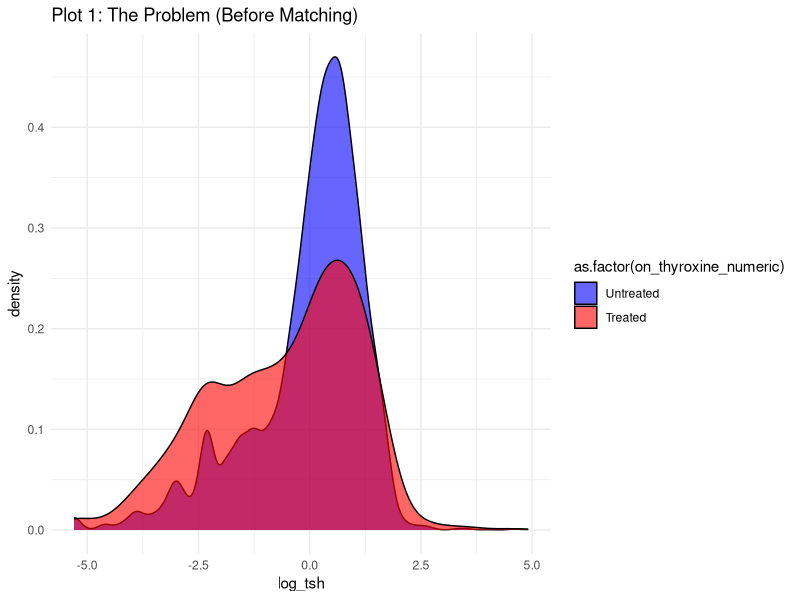
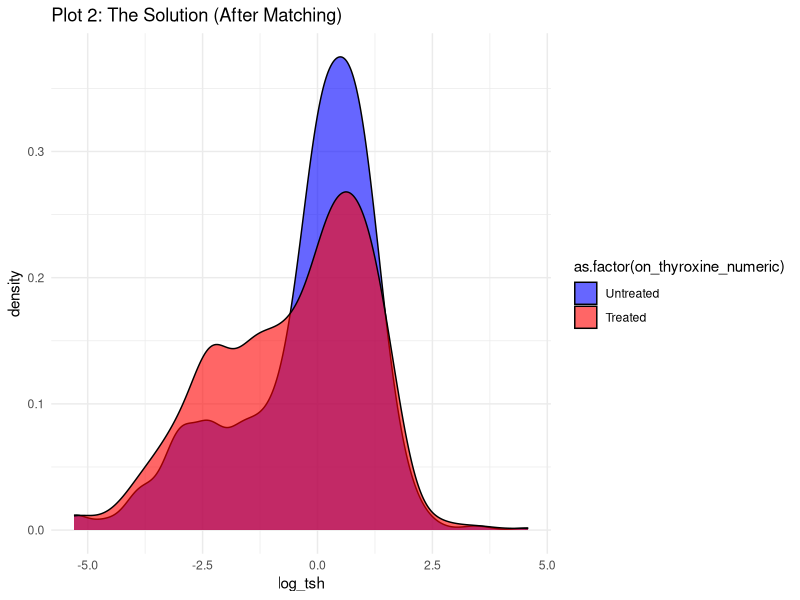

Write the R code that produced these figures, in order.
# --- 1. LOAD LIBRARIES ---
library(tidyverse)
library(mice)
library(MatchIt)
library(ggplot2)

# --- 2. LOAD AND CLEAN DATA ---
df_raw <- read.csv("Thyroid-Dataset.csv", na.strings = "NA")
df_cleaned <- df_raw %>%
  filter(age > 0 & age <= 100)

# --- 3. PREPARE & IMPUTE (Phase 2) ---
df_for_imputation <- df_cleaned %>%
  filter(class == "negative") %>%
  select(
    T3, on.thyroxine, age, sex, TSH, TT4, 
    sick, pregnant, thyroid.surgery
  ) %>%
  mutate(
    on_thyroxine_numeric = ifelse(on.thyroxine == "True", 1, 0),
    sex_numeric = ifelse(sex == "F", 1, 0),
    sick_numeric = ifelse(sick == "True", 1, 0),
    pregnant_numeric = ifelse(pregnant == "True", 1, 0),
    thyroid.surgery_numeric = ifelse(thyroid.surgery == "True", 1, 0)
  ) %>%
  select(
    T3, on_thyroxine_numeric, age, sex_numeric, TSH, TT4, 
    sick_numeric, pregnant_numeric, thyroid.surgery_numeric
  )

set.seed(123)
imputed_data <- mice(df_for_imputation, m = 1, method = 'pmm', printFlag = FALSE)
df_final <- complete(imputed_data, 1)

# --- 4. RUN CAUSAL ANALYSIS (Phase 3) ---
psm_model <- matchit(
  on_thyroxine_numeric ~ age + sex_numeric + TSH + TT4 + 
    sick_numeric + pregnant_numeric + thyroid.surgery_numeric,
  data = df_final,
  method = "nearest", 
  distance = "glm"    
)

matched_data <- match.data(psm_model)

effect_model <- lm(
  T3 ~ on_thyroxine_numeric + age + sex_numeric + TSH + TT4 + 
    sick_numeric + pregnant_numeric + thyroid.surgery_numeric, 
  data = matched_data 
)

# --- 5. PRINT RESULTS & PLOTS ---
print(summary(psm_model))
print(summary(effect_model))

# Add log_tsh column for plotting
df_final <- df_final %>% mutate(log_tsh = log(TSH))
matched_data <- matched_data %>% mutate(log_tsh = log(TSH))

# Plot 1: Before
plot_before <- ggplot(df_final, aes(x = log_tsh, fill = as.factor(on_thyroxine_numeric))) +
  geom_density(alpha = 0.6) +
  scale_fill_manual(values = c("0" = "blue", "1" = "red"), labels = c("Untreated", "Treated")) +
  labs(title = "Plot 1: The Problem (Before Matching)") +
  theme_minimal()
ggsave("before_matching_plot.png", plot_before)

# Plot 2: After
plot_after <- ggplot(matched_data, aes(x = log_tsh, fill = as.factor(on_thyroxine_numeric))) +
  geom_density(alpha = 0.6) +
  scale_fill_manual(values = c("0" = "blue", "1" = "red"), labels = c("Untreated", "Treated")) +
  labs(title = "Plot 2: The Solution (After Matching)") +
  theme_minimal()
ggsave("after_matching_plot.png", plot_after)

print("--- Script Finished. All plots and results are ready. ---")
